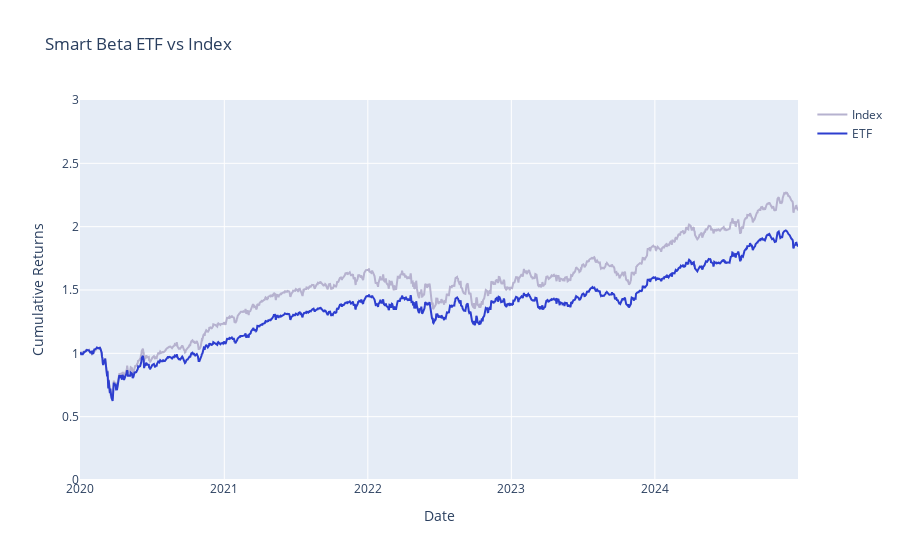

Here is the notebook cell this chart was saved with:
### Markdown cell above
### View Data
Let's generate the ETF and index cumulative returns using `calculate_cumulative_returns` and compare the two.

### Code cell
index_weighted_cumulative_returns = calculate_cumulative_returns(index_weighted_returns)
etf_weighted_cumulative_returns = calculate_cumulative_returns(etf_weighted_returns)
project_helper.plot_benchmark_returns(index_weighted_cumulative_returns, etf_weighted_cumulative_returns, 'Smart Beta ETF vs Index')

### Figure 1 — Plotly figure (JSON) as saved in the notebook; plotly's stock layout.template omitted (floating-point values rounded to 4 significant figures; data arrays with more than 128 entries replaced by an {"elided": "..."} marker saying what was removed)
{"data": [{"line": {"color": "#B6B2CF"}, "name": "Index", "type": "scatter", "x": {"elided": "1258 str values"}, "y": {"elided": "1258 float values"}}, {"line": {"color": "#2D3ECF"}, "name": "ETF", "type": "scatter", "x": {"elided": "1258 str values"}, "y": {"elided": "1258 float values"}}], "layout": {"title": {"text": "Smart Beta ETF vs Index"}, "xaxis": {"title": {"text": "Date"}}, "yaxis": {"range": [0, 3], "title": {"text": "Cumulative Returns"}}}}
